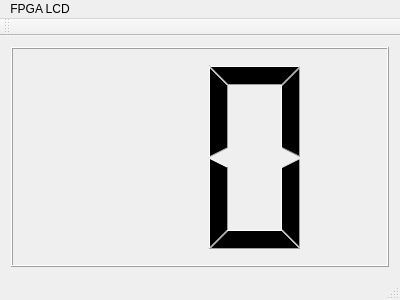
<?xml version="1.0" encoding="UTF-8"?>
<ui version="4.0">
 <class>MainWindow</class>
 <widget class="QMainWindow" name="MainWindow">
  <property name="geometry">
   <rect>
    <x>0</x>
    <y>0</y>
    <width>400</width>
    <height>300</height>
   </rect>
  </property>
  <property name="windowTitle">
   <string>MainWindow</string>
  </property>
  <widget class="QWidget" name="centralWidget">
   <property name="maximumSize">
    <size>
     <width>400</width>
     <height>16777215</height>
    </size>
   </property>
   <layout class="QGridLayout" name="gridLayout">
    <item row="0" column="0">
     <widget class="QLCDNumber" name="lcdNumber">
      <property name="digitCount">
       <number>2</number>
      </property>
      <property name="mode">
       <enum>QLCDNumber::Hex</enum>
      </property>
     </widget>
    </item>
   </layout>
  </widget>
  <widget class="QMenuBar" name="menuBar">
   <property name="geometry">
    <rect>
     <x>0</x>
     <y>0</y>
     <width>400</width>
     <height>21</height>
    </rect>
   </property>
   <widget class="QMenu" name="menuFPGA_LCD">
    <property name="title">
     <string>FPGA LCD</string>
    </property>
   </widget>
   <addaction name="menuFPGA_LCD"/>
  </widget>
  <widget class="QToolBar" name="mainToolBar">
   <attribute name="toolBarArea">
    <enum>TopToolBarArea</enum>
   </attribute>
   <attribute name="toolBarBreak">
    <bool>false</bool>
   </attribute>
  </widget>
  <widget class="QStatusBar" name="statusBar"/>
 </widget>
 <layoutdefault spacing="6" margin="11"/>
 <resources/>
 <connections/>
</ui>
